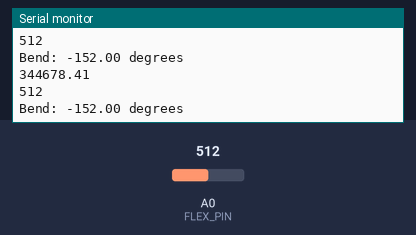
A sketch run on a simulated Arduino Uno, built with avr-gcc and run on an emulated ATmega328P. Parts: the last lines printed to the serial monitor. The test bench sets the inputs (shaded band); at power-on: A0 (FLEX_PIN) = 512.

Above: at 1.3 s.
1.4 s: A0 (FLEX_PIN) set to 716
At 1.82 s:
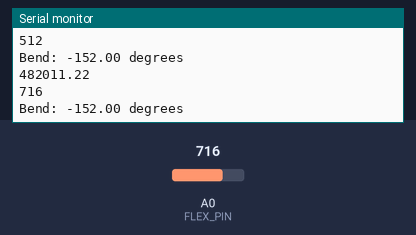
2.9 s: A0 (FLEX_PIN) set to 900
At 3.32 s:
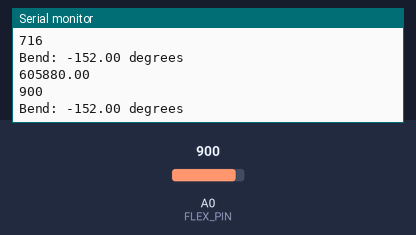
Timing chart, 0 to 5.9 s (numbered marks = the images above; inputs shaded):
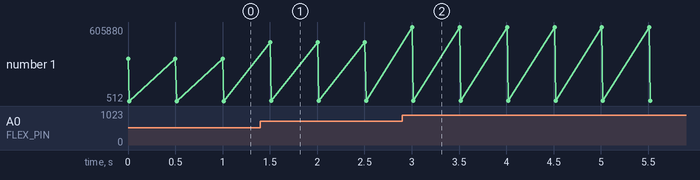

The sketch:

Flex_Sensor_One_Only.ino
```cpp
/******************************************************************************
  Flex_Sensor_Example.ino
  Example sketch for SparkFun's flex sensors
  (https://www.sparkfun.com/products/10264)
  Jim Lindblom @ SparkFun Electronics
  April 28, 2016

  Create a voltage divider circuit combining a flex sensor with a 47k resistor.
  - The resistor should connect from A0 to GND.
  - The flex sensor should connect from A0 to 3.3V
  As the resistance of the flex sensor increases (meaning it's being bent), the
  voltage at A0 should decrease.

  Development environment specifics:
  Arduino 1.6.7
******************************************************************************/
const int FLEX_PIN = 0; // Pin connected to voltage divider output

// Measure the voltage at 3.3V and the actual resistance of your
// 47k resistor, and enter them below:
const float VCC = 3.3; // Measured voltage of Ardunio 3.3V line
const float R_DIV = 38000.0; // Measured resistance of 47k resistor

// Upload the code, then try to adjust these values to more
// accurately calculate bend degree.
const float STRAIGHT_RESISTANCE = 30000.0; // resistance when straight
const float BEND_RESISTANCE = 70000.0; // resistance at 90 deg

void setup()
{
  Serial.begin(9600);
  pinMode(FLEX_PIN, INPUT);
}

void loop()
{
  // Read the ADC, and calculate voltage and resistance from it
  int flexADC = analogRead(FLEX_PIN);
  float flexV = flexADC * (3.3 * (1024/5)); //input 0-5 V maps to 0 to 1023, 49 mV/unit
  float flexR = R_DIV * ((VCC / flexV) -1) ;
  Serial.println(String(flexV));
  Serial.println(String(flexADC));

  //Serial.println("Resistance: " + String(flexR) + " ohms");

  // Use the calculated resistance to estimate the sensor's
  // bend angle:
  float angle = map(flexR, STRAIGHT_RESISTANCE, BEND_RESISTANCE,
                    0, 90.0);
  Serial.println("Bend: " + String(angle) + " degrees");
  Serial.println();

  delay(500);
}
```

Measured:
- after the input at 1.4 s, the serial monitor: prints a new line after 0.10 s (image 1)
- after the input at 2.9 s, the serial monitor: prints a new line after 0.11 s (image 2)
- plotted number 1: 512 → 716 after the input at 1.4 s, 716 → 900 after the input at 2.9 s
